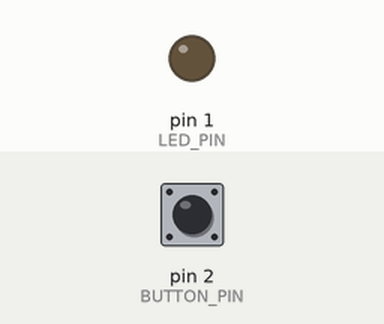
A sketch run on a simulated Arduino Uno, built with avr-gcc and run on an emulated ATmega328P. Shown: output pins drawn as LEDs (lit = HIGH). Inputs (shaded band) come from the test bench; at power-on: pin 2 (BUTTON_PIN) HIGH.

Above: at 1.2 s.
1.3 s: pin 2 (BUTTON_PIN) pulled LOW for 0.15 s
At 1.37 s:
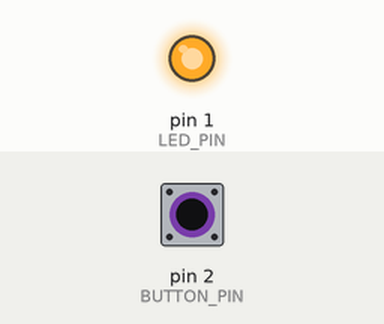
2.9 s: pin 2 (BUTTON_PIN) pulled LOW for 3.2 s
At 7.5 s:
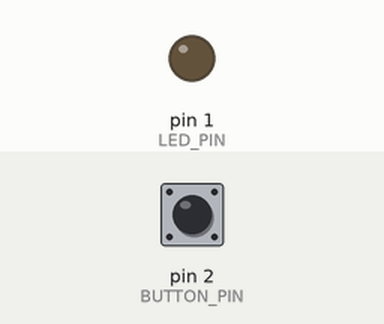
Timing chart, 0 to 9.0 s (numbered marks = the images above; inputs shaded):
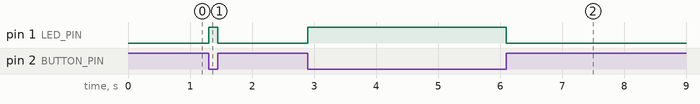

Measured:
- after the input at 1.3 s, pin 1 (LED_PIN): LOW → HIGH at once, → LOW 0.15 s later
- after the input at 2.9 s, pin 1 (LED_PIN): LOW → HIGH at once, → LOW 3.2 s later

The sketch:

main.ino
```cpp
// I/O's  Inputs (Entradas)
// Outputs (Saídas)

#define BUTTON_PIN 2
#define LED_PIN 1

// bool/digital: 0/1, false/true, LOW/HUGH
bool button = 0, led = 0;

//configurações
void setup()
{
    pinMode(BUTTON_PIN,INPUT_PULLUP);
    pinMode(LED_PIN,OUTPUT);
}
//lógica
void loop()
{
    // I/O's:
    button = !digitalRead(BUTTON_PIN);
    digitalWrite(LED_PIN,led);

    led = button;

    // led = button? 1 : 0;

    /* if(button){
       led = 1 ;
    }
    else{
       led = 0;
    }*/

}
```
